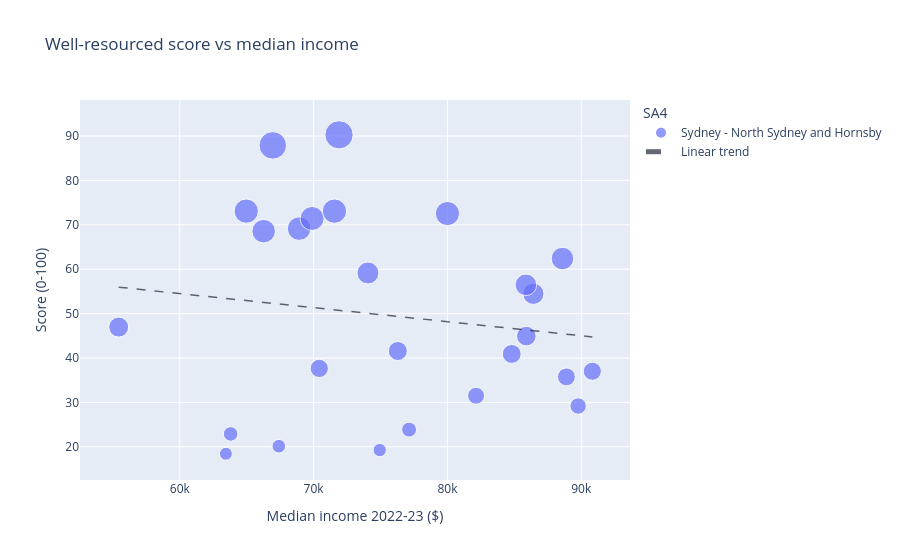

Source (notebook cell):
### Markdown cell above
### Score and Median Income

### Code cell
build_score_income_scatter(score_income).show()

### Figure 1 — Plotly figure (JSON) as saved in the notebook; plotly's stock layout.template omitted (floating-point values rounded to 4 significant figures)
{"data": [{"hovertemplate": "<b>%{hovertext}</b><br><br>SA4=Sydney - North Sydney and Hornsby<br>Median income 2022-23 ($)=%{x}<br>Score (0-100)=%{y}<br>POI count=%{marker.size}<extra></extra>", "hovertext": ["Artarmon", "Asquith - Mount Colah", "Berowra - Brooklyn - Cowan", "Castle Cove - Northbridge", "Chatswood - East", "Chatswood (West) - Lane Cove North", "Cremorne - Cammeray", "Crows Nest - Waverton", "Gordon - Killara", "Greenwich - Riverview", "Hornsby - East", "Hornsby - West", "Lane Cove", "Lindfield - Roseville", "Mosman - North", "Mosman - South", "Neutral Bay - Kirribilli", "Normanhurst - Thornleigh - Westleigh", "North Sydney - Lavender Bay", "Pymble", "St Ives", "St Leonards - Naremburn", "Turramurra", "Wahroonga (East) - Warrawee", "Wahroonga (West) - Waitara", "Willoughby"], "legendgroup": "Sydney - North Sydney and Hornsby", "marker": {"color": "#636efa", "size": [38, 120, 163, 126, 86, 78, 69, 71, 127, 97, 36, 46, 77, 172, 62, 100, 83, 72, 109, 104, 119, 58, 124, 127, 40, 48], "sizemode": "area", "sizeref": 0.43, "symbol": "circle"}, "mode": "markers", "name": "Sydney - North Sydney and Hornsby", "orientation": "v", "showlegend": true, "type": "scatter", "x": [74938, 68919, 66948, 80000, 55434, 76292, 88889, 90827, 64966, 86422, 63445, 63800, 84804, 71900, 82139, 85863, 85896, 70424, 88595, 74059, 66266, 89766, 69887, 71557, 67401, 77133], "xaxis": "x", "y": [19.25, 69.15, 87.89, 72.54, 46.96, 41.57, 35.74, 37.01, 73.08, 54.46, 18.42, 22.88, 40.91, 90.28, 31.48, 56.48, 44.92, 37.65, 62.4, 59.15, 68.57, 29.17, 71.43, 73.08, 20.12, 23.86], "yaxis": "y"}, {"line": {"color": "rgba(17, 24, 39, 0.65)", "dash": "dash", "width": 1.5}, "mode": "lines", "name": "Linear trend", "type": "scatter", "x": [55430.0, 55790.0, 56150.0, 56510.0, 56860.0, 57220.0, 57580.0, 57940.0, 58290.0, 58650.0, 59010.0, 59370.0, 59720.0, 60080.0, 60440.0, 60800.0, 61150.0, 61510.0, 61870.0, 62230.0, 62580.0, 62940.0, 63300.0, 63660.0, 64010.0, 64370.0, 64730.0, 65090.0, 65440.0, 65800.0, 66160.0, 66520.0, 66870.0, 67230.0, 67590.0, 67950.0, 68300.0, 68660.0, 69020.0, 69380.0, 69730.0, 70090.0, 70450.0, 70810.0, 71160.0, 71520.0, 71880.0, 72240.0, 72590.0, 72950.0, 73310.0, 73670.0, 74020.0, 74380.0, 74740.0, 75100.0, 75450.0, 75810.0, 76170.0, 76530.0, 76880.0, 77240.0, 77600.0, 77960.0, 78310.0, 78670.0, 79030.0, 79390.0, 79740.0, 80100.0, 80460.0, 80820.0, 81170.0, 81530.0, 81890.0, 82250.0, 82600.0, 82960.0, 83320.0, 83680.0, 84030.0, 84390.0, 84750.0, 85110.0, 85460.0, 85820.0, 86180.0, 86540.0, 86890.0, 87250.0, 87610.0, 87970.0, 88320.0, 88680.0, 89040.0, 89400.0, 89750.0, 90110.0, 90470.0, 90830.0], "y": [55.95, 55.83, 55.72, 55.61, 55.5, 55.38, 55.27, 55.16, 55.04, 54.93, 54.82, 54.7, 54.59, 54.48, 54.36, 54.25, 54.14, 54.02, 53.91, 53.8, 53.69, 53.57, 53.46, 53.35, 53.23, 53.12, 53.01, 52.89, 52.78, 52.67, 52.55, 52.44, 52.33, 52.21, 52.1, 51.99, 51.88, 51.76, 51.65, 51.54, 51.42, 51.31, 51.2, 51.08, 50.97, 50.86, 50.74, 50.63, 50.52, 50.4, 50.29, 50.18, 50.07, 49.95, 49.84, 49.73, 49.61, 49.5, 49.39, 49.27, 49.16, 49.05, 48.93, 48.82, 48.71, 48.59, 48.48, 48.37, 48.25, 48.14, 48.03, 47.92, 47.8, 47.69, 47.58, 47.46, 47.35, 47.24, 47.12, 47.01, 46.9, 46.78, 46.67, 46.56, 46.44, 46.33, 46.22, 46.11, 45.99, 45.88, 45.77, 45.65, 45.54, 45.43, 45.31, 45.2, 45.09, 44.97, 44.86, 44.75]}], "layout": {"legend": {"itemsizing": "constant", "title": {"text": "SA4"}, "tracegroupgap": 0}, "title": {"text": "Well-resourced score vs median income"}, "xaxis": {"anchor": "y", "domain": [0, 1], "title": {"text": "Median income 2022-23 ($)"}}, "yaxis": {"anchor": "x", "domain": [0, 1], "title": {"text": "Score (0-100)"}}}}
